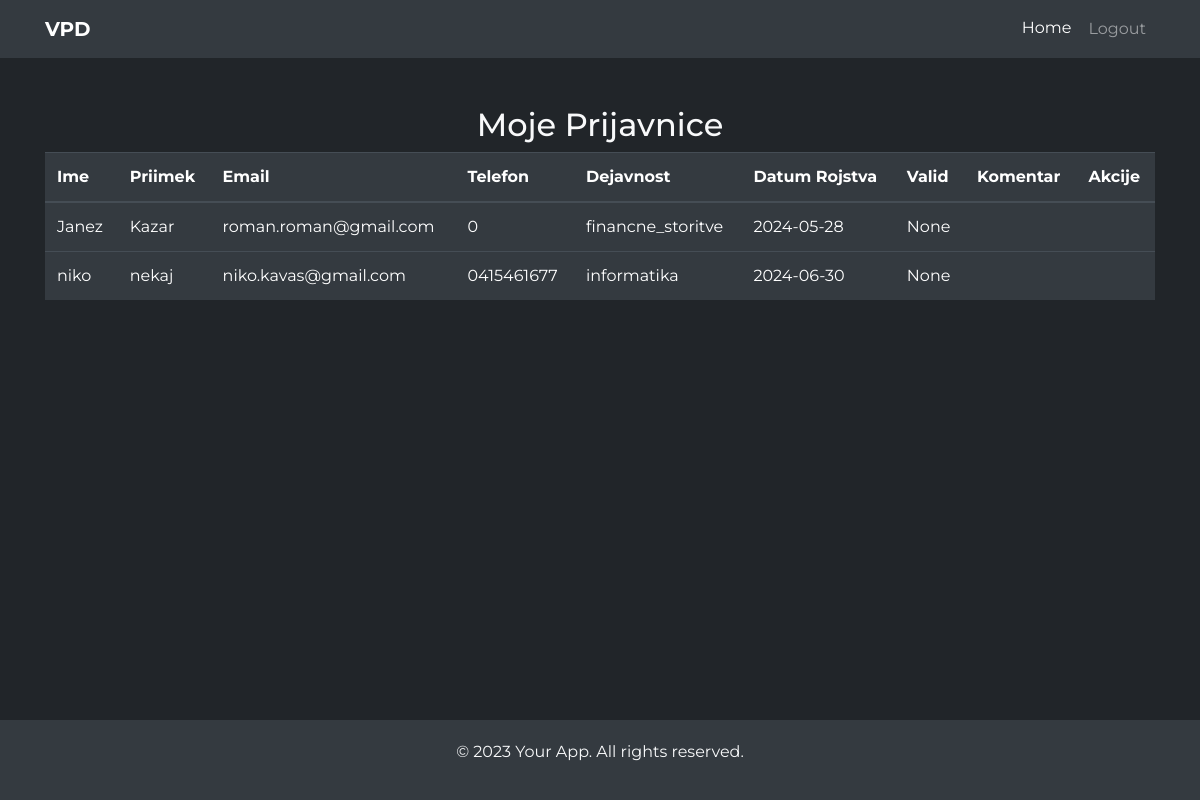
The page /user_prijavnice/ (signed in) on the database as committed earlier.
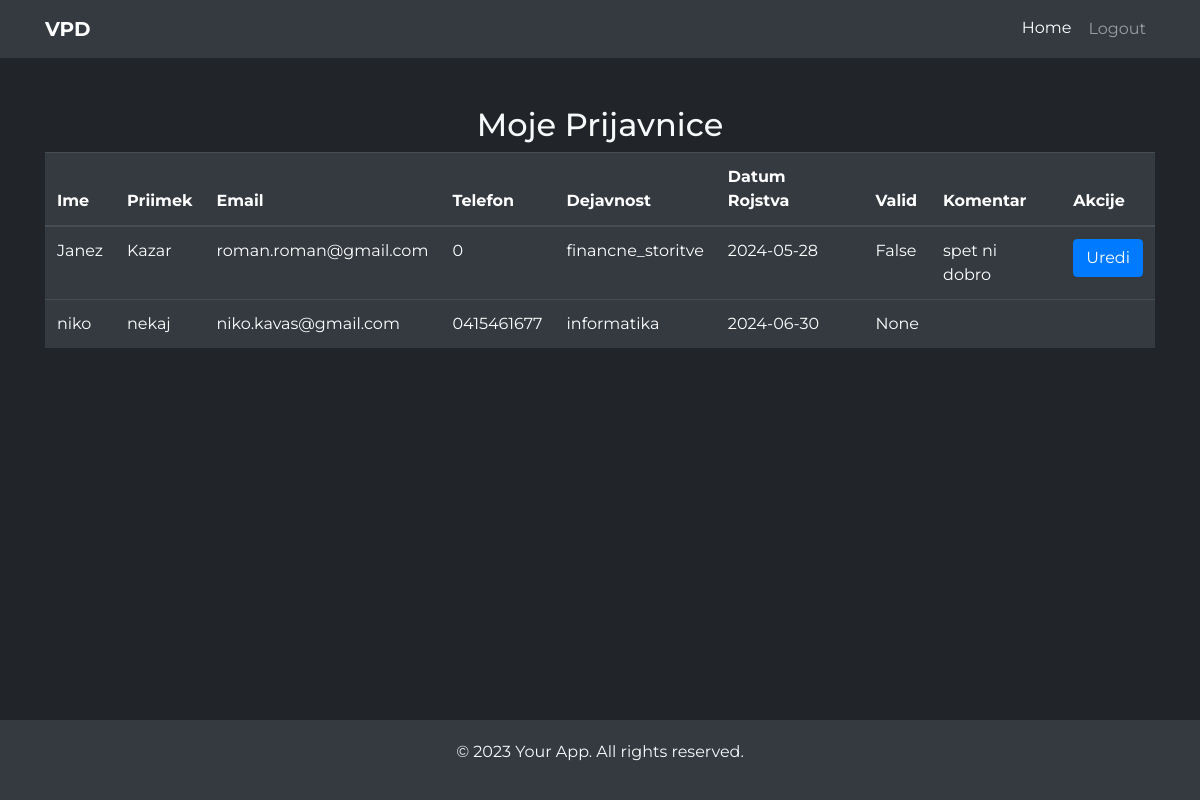
The same page on the database as committed later.
### webapp/models.py (models this page shows, shortened)
class Prijavnica(models.Model):
    ime = models.CharField(max_length=100, null=True)
    priimek = models.CharField(max_length=100, null=True)
    email = models.CharField(max_length=100, null=True)
    phone = models.CharField(max_length=15, null=True)
    dejavnost = models.CharField(max_length=100, default=None, null=True)
    datumrojstva = models.CharField(max_length=100, default=None, null=True)
    valid = models.BooleanField(null=True, default=None)
    komentar = models.CharField(max_length=255, null=True, default=None)
    user = models.ForeignKey(User, on_delete=models.CASCADE, null=True, blank=True)

### webapp/views.py (the view)
# urls.py: path("user_prijavnice/", views.user_prijavnice, name="user_prijavnice"),
@login_required
def user_prijavnice(request):
    user_prijavnice_list = Prijavnica.objects.filter(user=request.user)
    return render(request, 'user_prijavnice.html', {'prijavnice_list': user_prijavnice_list})

### webapp/templates/user_prijavnice.html (shortened to what this page needs)
{% extends 'base.html' %}
{% block content %}
<h2 class="text-center">Moje Prijavnice</h2>
<table class="table table-dark">
    <thead>
        <tr>
            <th>Ime</th>
            <th>Priimek</th>
            <th>Email</th>
            <th>Telefon</th>
            <th>Dejavnost</th>
            <th>Datum Rojstva</th>
            <th>Valid</th>
            <th>Komentar</th>
            <th>Akcije</th>
        </tr>
    </thead>
    <tbody>
        {% for prijavnica in prijavnice_list %}
        <tr>
            <td>{{ prijavnica.ime }}</td>
            <td>{{ prijavnica.priimek }}</td>
            <td>{{ prijavnica.email }}</td>
            <td>{{ prijavnica.phone }}</td>
            <td>{{ prijavnica.dejavnost }}</td>
            <td>{{ prijavnica.datumrojstva }}</td>
            <td>{{ prijavnica.valid }}</td>
            <td>
                {% if prijavnica.valid is False %}
                    {{ prijavnica.komentar }}
                {% endif %}
            </td>
            <td>
                {% if prijavnica.valid is False %}
                    <a href="{% url 'user_edit_prijavnica' prijavnica.id %}" class="btn btn-primary">Uredi</a>
                {% endif %}
            </td>
        </tr>
        {% empty %}
        <tr>
            <td colspan="9" class="text-center">Ni prijavnic za prikaz</td>
        </tr>
        {% endfor %}
    </tbody>
</table>
{% endblock %}

### webapp/templates/base.html (shortened to what this page needs)
<!DOCTYPE html>
<html lang="en">
<head>
    <link rel="stylesheet" href="https://stackpath.bootstrapcdn.com/bootstrap/4.5.2/css/bootstrap.min.css">
</head>
<body>
    <nav class="navbar navbar-expand-lg navbar-dark">
        <div class="container">
            <a class="navbar-brand">VPD</a>
            <div class="collapse navbar-collapse" id="navbarNav">
                <ul class="navbar-nav ml-auto">
                    <li class="nav-item active">
                        <a class="nav-link" href="/">Home</a>
                    </li>
                    {% if user.is_authenticated %}
                    <li class="nav-item">
                        <form method="POST" action="{% url 'logout' %}">
                            <button type="submit" class="btn btn-link nav-link">Logout</button>
                        </form>
                    </li>
                    {% else %}
                        <li class="nav-item">
                            <a class="nav-link" href="{% url 'login' %}">Login</a>
                        </li>
                    {% endif %}
                </ul>
            </div>
        </div>
    </nav>
    <div class="container my-5 flex-grow-1">
        {% block content %}{% endblock %}
    </div>
    <footer>
        <div class="container">
            <p>&copy; 2023 Your App. All rights reserved.</p>
        </div>
    </footer>
</body>
</html>

### webapp/templates/base.html (style rules this page uses)
body { font-family: 'Montserrat', sans-serif; display: flex; flex-direction: column; min-height: 100vh; background-color: #212529; color: #f8f9fa; }
.navbar-brand { font-weight: 700; }
.navbar { background-color: #343a40; }
.nav-link { color: #f8f9fa; }
footer { background-color: #343a40; padding: 20px 0; text-align: center; margin-top: auto; }

Rows that differ between the two databases and show on the page:
changed Prijavnica "Janez": valid "None" → "False"; komentar (not shown) → "spet ni dobro"
